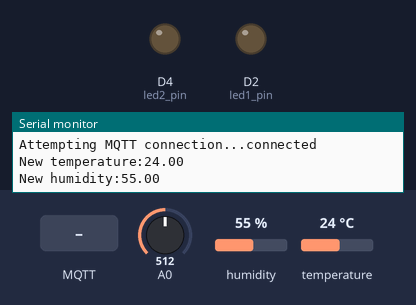
Simulated run of this program. Board: ESP8266 (NodeMCU). On the bench: output pins drawn as LEDs (lit = HIGH), the last lines printed to the serial monitor. The test bench sets the inputs (shaded band); at power-on: A0 = 512, humidity 55 %, temperature 24 °C. WiFi joins after 1.5 s; servers stay silent unless stated; no MQTT or app messages arrive unless stated.

Above: at 2.7 s.
2.8 s: MQTT message "Liga" arrives on the first subscribed topic
At 3.7 s:
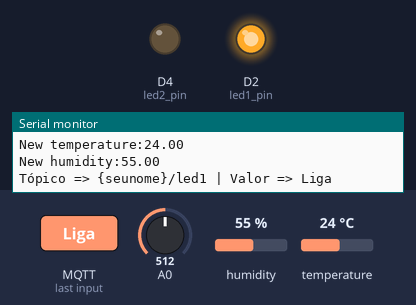
4.3 s: MQTT message "Liga" arrives on the second subscribed topic
At 4.8 s:
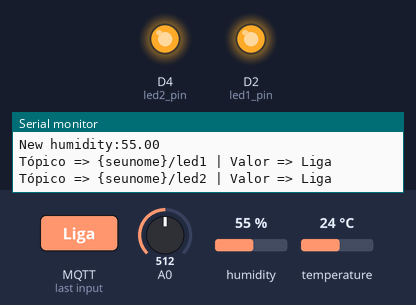
5.8 s: MQTT message "1" arrives on the first subscribed topic
At 7.0 s:
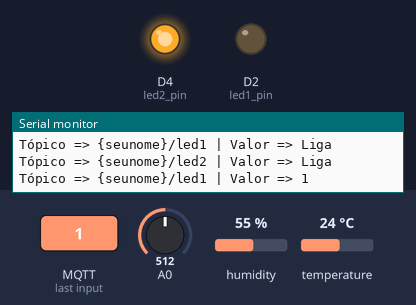
7.3 s: MQTT message "1" arrives on the second subscribed topic
At 8.2 s:
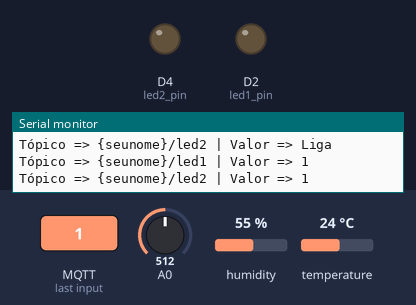
Timing chart, 0 to 9.8 s (numbered marks = the images above; inputs shaded):
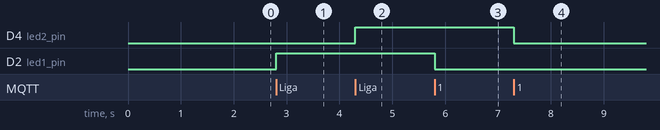

The program:

main.cpp
```cpp
#include <ESP8266WiFi.h>
#include <PubSubClient.h>
#include <WiFiClient.h>
#include <ESP8266WebServer.h>
#include <String.h>
#include "DHT.h"

DHT dht;

#define wifi_ssid "ssid"
#define wifi_password "pass"

#define mqtt_server "iot.eclipse.org"
#define mqtt_user ""
#define mqtt_password ""

#define clientId "{seunome}"
#define humidity_topic "{seunome}/sensor/humidity"
#define temperature_topic "{seunome}/sensor/temperature"
#define led1_topic "{seunome}/led1"
#define led2_topic "{seunome}/led2"
#define led1_pin D2
#define led2_pin D4
#define luminosidade_topic "{seunome}/sensor/luminosidade"

WiFiClient espClient;
PubSubClient client(espClient);
void setup_wifi();


void mqtt_callback(char* topic, byte* payload, unsigned int length) {

  String message;
  for (int i = 0; i < length; i++) {
    char c = (char)payload[i];
    message += c;
  }
  Serial.println("Tópico => " + String(topic) + " | Valor => " + String(message));

  if(String(topic) == led1_topic)
  {
    if(String(message) == "Liga")
      digitalWrite(led1_pin, HIGH);
    else
      digitalWrite(led1_pin, LOW);
  }

  if(String(topic) == led2_topic)
  {
    if(String(message) == "Liga")
      digitalWrite(led2_pin, HIGH);
    else
      digitalWrite(led2_pin, LOW);
  }
}

void setup() {
  Serial.begin(115200);
  dht.setup(D5); // data pin D5
  setup_wifi();
  client.setServer(mqtt_server, 1883);
  client.setCallback(mqtt_callback);
  pinMode(led1_pin, OUTPUT);
  pinMode(led2_pin, OUTPUT);
}

void setup_wifi() {
  delay(10);
  // We start by connecting to a WiFi network
  Serial.println();
  Serial.print("Connecting to ");
  Serial.println(wifi_ssid);

  WiFi.begin(wifi_ssid, wifi_password);

  while (WiFi.status() != WL_CONNECTED) {
    delay(500);
    Serial.print(".");
  }

  Serial.println("");
  Serial.println("WiFi connected");
  Serial.println("IP address: ");
  Serial.println(WiFi.localIP());
}

void reconnect() {
  // Loop until we're reconnected
  while (!client.connected()) {
    Serial.print("Attempting MQTT connection...");
    if (client.connect(clientId)) {
      Serial.println("connected");
      client.subscribe(led1_topic);
      client.subscribe(led2_topic);
    } else {
      Serial.print("failed, rc=");
      Serial.print(client.state());
      Serial.println(" try again in 5 seconds");
      // Wait 5 seconds before retrying
      delay(5000);
    }
  }
}

bool checkBound(float newValue, float prevValue, float maxDiff) {
  return !isnan(newValue) &&
         (newValue < prevValue - maxDiff || newValue > prevValue + maxDiff);
}

long lastMsg = 0;
float temp = 0.0;
float hum = 0.0;
float diff = 1.0;

void loop() {
  if (!client.connected()) {
    reconnect();
  }
  client.loop();

  long now = millis();
  if (now - lastMsg > 2000) {
    lastMsg = now;

    float newTemp = dht.getTemperature();
    float newHum = dht.getHumidity();

    if (checkBound(newTemp, temp, diff)) {
      temp = newTemp;
      Serial.print("New temperature:");
      Serial.println(String(temp).c_str());
      client.publish(temperature_topic, String(temp).c_str(), true);
    }

    if (checkBound(newHum, hum, diff)) {
      hum = newHum;
      Serial.print("New humidity:");
      Serial.println(String(hum).c_str());
      client.publish(humidity_topic, String(hum).c_str(), true);
    }
    int sensorValue = analogRead(A0);   // read the input on analog pin 0
    float luminosidade = map(sensorValue, 0, 1023, 100, 0);
    client.publish(luminosidade_topic, String(luminosidade).c_str(), true);
  }
}
```

Measured:
- after the input at 2.8 s, D2 (led1_pin): LOW → HIGH at once
- after the input at 4.3 s, D4 (led2_pin): LOW → HIGH at once
- after the input at 5.8 s, D2 (led1_pin): HIGH → LOW at once
- after the input at 7.3 s, D4 (led2_pin): HIGH → LOW at once
